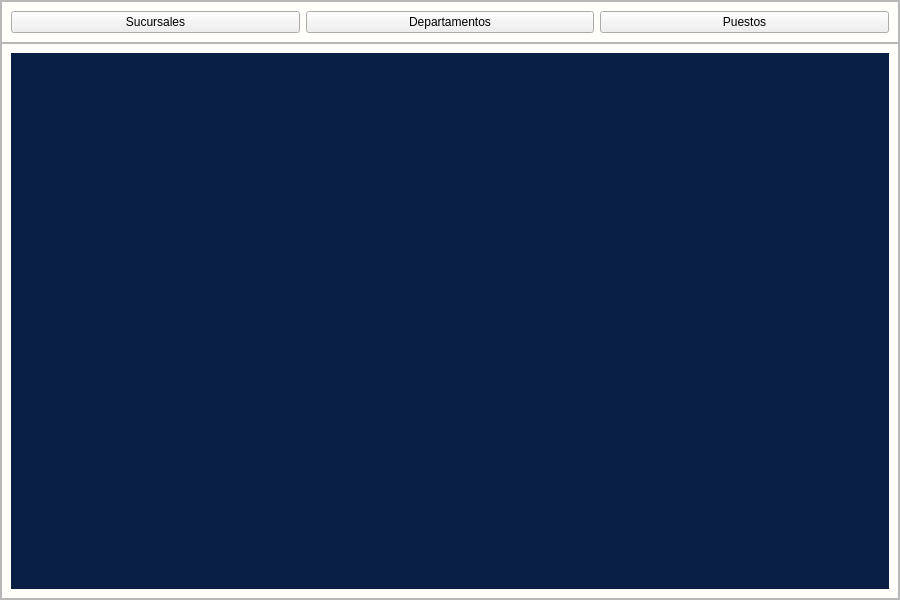
<?xml version="1.0" encoding="UTF-8"?>
<ui version="4.0">
 <class>Control_SucursalesDepartamentosPuestos</class>
 <widget class="QWidget" name="Control_SucursalesDepartamentosPuestos">
  <property name="geometry">
   <rect>
    <x>0</x>
    <y>0</y>
    <width>900</width>
    <height>600</height>
   </rect>
  </property>
  <property name="minimumSize">
   <size>
    <width>900</width>
    <height>600</height>
   </size>
  </property>
  <property name="maximumSize">
   <size>
    <width>900</width>
    <height>600</height>
   </size>
  </property>
  <property name="cursor">
   <cursorShape>PointingHandCursor</cursorShape>
  </property>
  <property name="windowTitle">
   <string>Form</string>
  </property>
  <property name="styleSheet">
   <string notr="true">#Control_SucursalesDepartamentosPuestos{
background: #fffefb;
}
[objectName*=&quot;pagina&quot;]{
background: #fffefb;
border:none;
}
[objectName*=&quot;contenedor&quot;]{
background: #fffefb;
border:none;
}
[objectName*=&quot;btn_btn&quot;]{
background: #023375;
color: #fffefb;
font-weight:bold;
font-size: 14px;
font-family: Arial;
height: 30px;
border:none;
border-radius:5px;
}
[objectName*=&quot;btn_btn&quot;]:hover{
background: #2196F3;
}
[objectName*=&quot;btn_btn&quot;]:pressed{
background: #1B80D0;
}
</string>
  </property>
  <layout class="QGridLayout" name="gridLayout">
   <property name="leftMargin">
    <number>0</number>
   </property>
   <property name="topMargin">
    <number>0</number>
   </property>
   <property name="rightMargin">
    <number>0</number>
   </property>
   <property name="bottomMargin">
    <number>0</number>
   </property>
   <property name="spacing">
    <number>0</number>
   </property>
   <item row="0" column="0">
    <widget class="QFrame" name="contenedor">
     <property name="frameShape">
      <enum>QFrame::Shape::StyledPanel</enum>
     </property>
     <property name="frameShadow">
      <enum>QFrame::Shadow::Raised</enum>
     </property>
     <layout class="QGridLayout" name="gridLayout_2">
      <property name="leftMargin">
       <number>0</number>
      </property>
      <property name="topMargin">
       <number>0</number>
      </property>
      <property name="rightMargin">
       <number>0</number>
      </property>
      <property name="bottomMargin">
       <number>0</number>
      </property>
      <property name="spacing">
       <number>0</number>
      </property>
      <item row="0" column="0">
       <widget class="QFrame" name="contenedor_botones">
        <property name="frameShape">
         <enum>QFrame::Shape::StyledPanel</enum>
        </property>
        <property name="frameShadow">
         <enum>QFrame::Shadow::Raised</enum>
        </property>
        <layout class="QHBoxLayout" name="horizontalLayout">
         <item>
          <widget class="QPushButton" name="btn_btn_sucursales">
           <property name="cursor">
            <cursorShape>PointingHandCursor</cursorShape>
           </property>
           <property name="text">
            <string>Sucursales</string>
           </property>
          </widget>
         </item>
         <item>
          <widget class="QPushButton" name="btn_btn_departamentos">
           <property name="cursor">
            <cursorShape>PointingHandCursor</cursorShape>
           </property>
           <property name="text">
            <string>Departamentos</string>
           </property>
          </widget>
         </item>
         <item>
          <widget class="QPushButton" name="btn_btn_puestos">
           <property name="cursor">
            <cursorShape>PointingHandCursor</cursorShape>
           </property>
           <property name="text">
            <string>Puestos</string>
           </property>
          </widget>
         </item>
        </layout>
       </widget>
      </item>
      <item row="1" column="0">
       <widget class="QFrame" name="contenedor_formularios">
        <property name="frameShape">
         <enum>QFrame::Shape::StyledPanel</enum>
        </property>
        <property name="frameShadow">
         <enum>QFrame::Shadow::Raised</enum>
        </property>
        <layout class="QGridLayout" name="gridLayout_5">
         <property name="leftMargin">
          <number>0</number>
         </property>
         <property name="topMargin">
          <number>0</number>
         </property>
         <property name="rightMargin">
          <number>0</number>
         </property>
         <property name="bottomMargin">
          <number>0</number>
         </property>
         <property name="spacing">
          <number>0</number>
         </property>
         <item row="0" column="0">
          <widget class="QStackedWidget" name="contenedor_paginas">
           <property name="enabled">
            <bool>true</bool>
           </property>
           <property name="styleSheet">
            <string notr="true"/>
           </property>
           <property name="currentIndex">
            <number>0</number>
           </property>
           <widget class="QWidget" name="pagina_inicial">
            <layout class="QGridLayout" name="gridLayout_3">
             <item row="0" column="0">
              <widget class="QLabel" name="contenedor_label">
               <property name="enabled">
                <bool>false</bool>
               </property>
               <property name="mouseTracking">
                <bool>false</bool>
               </property>
               <property name="styleSheet">
                <string notr="true">image: url(:/logos/Icons/logos/cuadrado_sin_fondo.png);
background: #0a1f44;</string>
               </property>
               <property name="text">
                <string/>
               </property>
              </widget>
             </item>
            </layout>
           </widget>
          </widget>
         </item>
        </layout>
       </widget>
      </item>
     </layout>
    </widget>
   </item>
  </layout>
 </widget>
 <resources>
  <include location="../../Source/iconsdvg.qrc"/>
  <include location="../../Source/logos.qrc"/>
 </resources>
 <connections/>
</ui>
